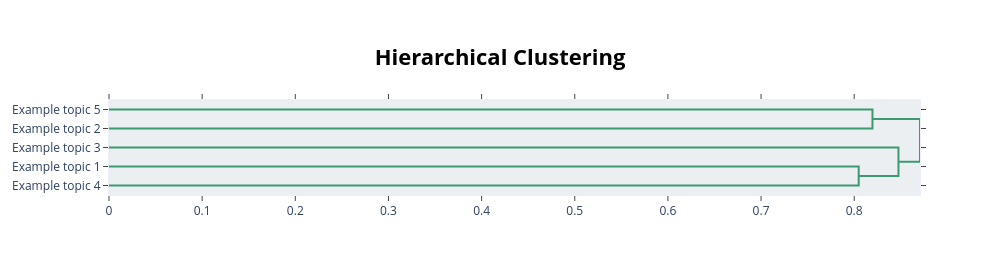

Write notebook code for a chart like this one.
### Markdown cell above
### Interactive hierarchy: explore broader and narrower groupings

The tree suggests how topic word representations can be joined into larger groups. It does not change the fitted assignments or automatically validate a broader label. Choose one suggested combination, read excerpts from both topics and decide whether a shared name would be useful.

### Code cell
if len(topic_words) >= 2:
    display(topic_model.visualize_hierarchy(custom_labels=True))
else:
    print("Need at least two assigned topics for a hierarchy.")

### Figure 1 — Plotly figure (JSON) as saved in the notebook; plotly's stock layout.template omitted (floating-point values rounded to 4 significant figures)
{"data": [{"hoverinfo": "text", "marker": {"color": "rgb(61,153,112)"}, "mode": "lines", "type": "scatter", "x": [0.0, 0.8196, 0.8196, 0.0], "xaxis": "x", "y": [-5.0, -5.0, -15.0, -15.0], "yaxis": "y"}, {"hoverinfo": "text", "marker": {"color": "rgb(61,153,112)"}, "mode": "lines", "type": "scatter", "x": [0.0, 0.8048, 0.8048, 0.0], "xaxis": "x", "y": [-35.0, -35.0, -45.0, -45.0], "yaxis": "y"}, {"hoverinfo": "text", "marker": {"color": "rgb(61,153,112)"}, "mode": "lines", "type": "scatter", "x": [0.0, 0.8475, 0.8475, 0.8048], "xaxis": "x", "y": [-25.0, -25.0, -40.0, -40.0], "yaxis": "y"}, {"hoverinfo": "text", "marker": {"color": "rgb(61,153,112)"}, "mode": "lines", "type": "scatter", "x": [0.8196, 0.8706, 0.8706, 0.8475], "xaxis": "x", "y": [-10.0, -10.0, -32.5, -32.5], "yaxis": "y"}], "layout": {"autosize": false, "height": 275, "hoverlabel": {"bgcolor": "white", "font": {"family": "Rockwell", "size": 16}}, "hovermode": "closest", "plot_bgcolor": "#ECEFF1", "showlegend": false, "title": {"font": {"color": "Black", "size": 22}, "text": "<b>Hierarchical Clustering</b>", "x": 0.5, "xanchor": "center", "yanchor": "top"}, "width": 1000, "xaxis": {"mirror": "allticks", "rangemode": "tozero", "showgrid": false, "showline": true, "showticklabels": true, "ticks": "outside", "type": "linear", "zeroline": false}, "yaxis": {"mirror": "allticks", "range": [-50, 0], "rangemode": "tozero", "showgrid": false, "showline": true, "showticklabels": true, "tickmode": "array", "ticks": "outside", "ticktext": ["Example topic 5", "Example topic 2", "Example topic 3", "Example topic 1", "Example topic 4"], "tickvals": [-5, -15, -25, -35, -45], "type": "linear", "zeroline": false}}}
